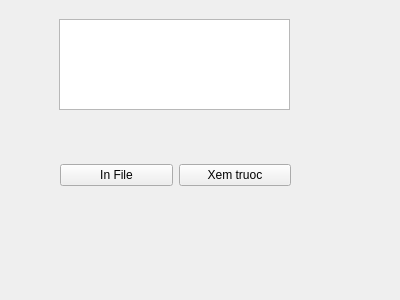
<?xml version="1.0" encoding="UTF-8"?>
<ui version="4.0">
 <class>Form</class>
 <widget class="QWidget" name="Form">
  <property name="geometry">
   <rect>
    <x>0</x>
    <y>0</y>
    <width>400</width>
    <height>300</height>
   </rect>
  </property>
  <property name="windowTitle">
   <string>Printer</string>
  </property>
  <widget class="QWidget" name="verticalLayoutWidget">
   <property name="geometry">
    <rect>
     <x>59</x>
     <y>19</y>
     <width>231</width>
     <height>91</height>
    </rect>
   </property>
   <layout class="QVBoxLayout" name="verticalLayout">
    <item>
     <widget class="QTextEdit" name="textEdit"/>
    </item>
   </layout>
  </widget>
  <widget class="QWidget" name="horizontalLayoutWidget">
   <property name="geometry">
    <rect>
     <x>60</x>
     <y>160</y>
     <width>231</width>
     <height>31</height>
    </rect>
   </property>
   <layout class="QHBoxLayout" name="horizontalLayout">
    <item>
     <widget class="QPushButton" name="pushButton_In_File">
      <property name="text">
       <string>In File</string>
      </property>
     </widget>
    </item>
    <item>
     <widget class="QPushButton" name="pushButton_xem_truoc">
      <property name="text">
       <string>Xem truoc</string>
      </property>
     </widget>
    </item>
   </layout>
  </widget>
 </widget>
 <resources/>
 <connections/>
</ui>
